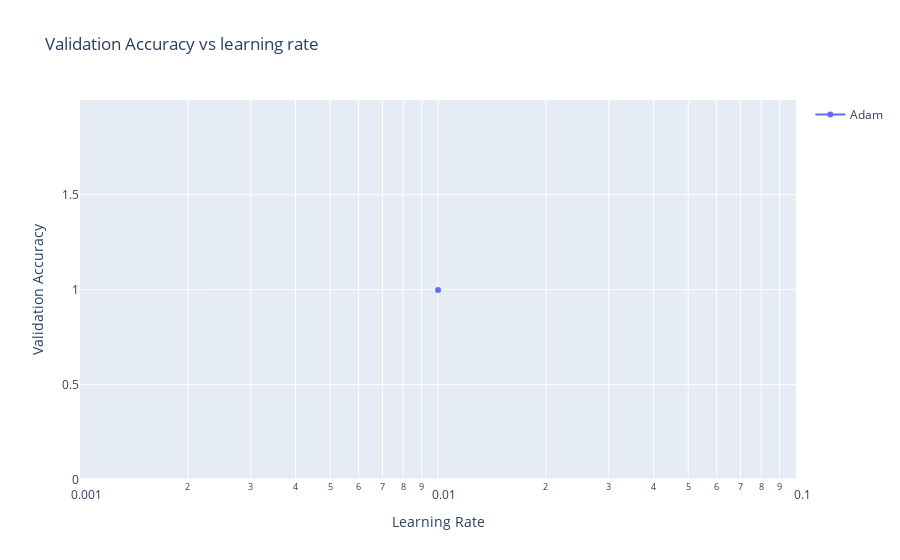

Notebook cell for this chart:
### Code cell
traces = []

for optimizer, accuracies_by_lr in val_accuracy.items():
    traces.append(
        go.Scatter(
            x=list(accuracies_by_lr.keys()),
            y=list(accuracies_by_lr.values()),
            name=optimizer,
        )
    )

fig = go.Figure(
    data=traces,
    layout=go.Layout(
        title="Validation Accuracy vs learning rate",
        xaxis=dict(title="Learning Rate"),
        yaxis=dict(title="Validation Accuracy"),
        showlegend=True,
    ),
)
fig.update_xaxes(type="log")

fig.show()

### Figure 1 — Plotly figure (JSON) as saved in the notebook; plotly's stock layout.template omitted (floating-point values rounded to 4 significant figures)
{"data": [{"name": "Adam", "type": "scatter", "x": [0.01], "y": [0.998]}], "layout": {"showlegend": true, "title": {"text": "Validation Accuracy vs learning rate"}, "xaxis": {"title": {"text": "Learning Rate"}, "type": "log"}, "yaxis": {"title": {"text": "Validation Accuracy"}}}}
